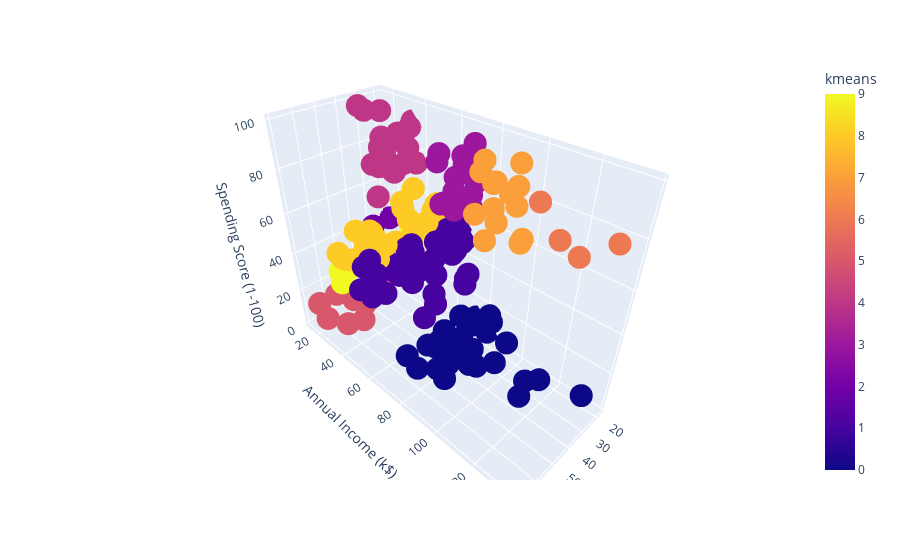

Source (notebook cell):
### Code cell
px.scatter_3d(df,x = 'Age',
             y = 'Annual Income (k$)',
             z = 'Spending Score (1-100)',color = 'kmeans')

### Figure 1 — Plotly figure (JSON) as saved in the notebook; plotly's stock layout.template omitted (floating-point values rounded to 4 significant figures; data arrays with more than 128 entries replaced by an {"elided": "..."} marker saying what was removed)
{"data": [{"hovertemplate": "Age=%{x}<br>Annual Income (k$)=%{y}<br>Spending Score (1-100)=%{z}<br>kmeans=%{marker.color}<extra></extra>", "legendgroup": "", "marker": {"color": {"elided": "200 int values"}, "coloraxis": "coloraxis", "symbol": "circle"}, "mode": "markers", "name": "", "scene": "scene", "showlegend": false, "type": "scatter3d", "x": {"elided": "200 int values"}, "y": {"elided": "200 int values"}, "z": {"elided": "200 int values"}}], "layout": {"coloraxis": {"colorbar": {"title": {"text": "kmeans"}}, "colorscale": [[0, "#0d0887"], [0.1111, "#46039f"], [0.2222, "#7201a8"], [0.3333, "#9c179e"], [0.4444, "#bd3786"], [0.5556, "#d8576b"], [0.6667, "#ed7953"], [0.7778, "#fb9f3a"], [0.8889, "#fdca26"], [1, "#f0f921"]]}, "legend": {"tracegroupgap": 0}, "margin": {"t": 60}, "scene": {"domain": {"x": [0, 1], "y": [0, 1]}, "xaxis": {"title": {"text": "Age"}}, "yaxis": {"title": {"text": "Annual Income (k$)"}}, "zaxis": {"title": {"text": "Spending Score (1-100)"}}}}}
